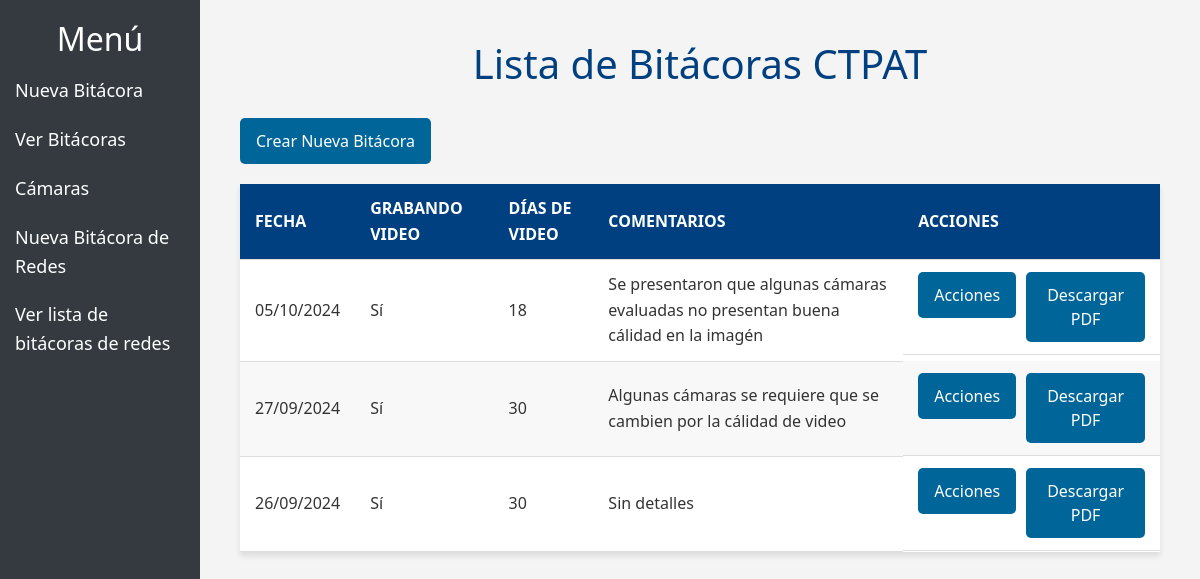
Page /index.php/bitacora/lista on the committed database.
### tables this page shows
CREATE TABLE `bitacoras` (
  `id` int(11) NOT NULL,
  `fecha` date NOT NULL,
  `grabando_video` varchar(3) DEFAULT NULL,
  `dias_video` int(11) NOT NULL,
  `almacena_dias` varchar(3) DEFAULT NULL,
  `comentario` text DEFAULT NULL,
  `created_at` timestamp NOT NULL DEFAULT current_timestamp()
);

### application/controllers/Bitacora.php (called while the page is built, shortened)
<?php
class Bitacora extends CI_Controller {
    public function __construct() {
        $this->load->model('Bitacora_model');
        $this->load->helper('url');
        $this->load->library('form_validation');
        $this->load->library('session');
        $this->load->library('pdf');
        $this->load->library('tcpdf');
    }
    public function lista(){
        $data['bitacoras'] = $this->Bitacora_model->get_all_bitacoras();
        $data['contenido'] = 'bitacora/lista';
        $this->load->view('sidebar_menu', $data);
    }
}

### index.php (called while the page is built, shortened)
<?php
require_once BASEPATH.'core/CodeIgniter.php';

### application/models/Bitacora_model.php (called while the page is built, shortened)
<?php
class Bitacora_model extends CI_Model {
    public function get_all_bitacoras() {
        $this->db->order_by('fecha', 'DESC');
        $query = $this->db->get('bitacoras');
        return $query->result_array();
    }
}
?>

### application/views/bitacora/lista.php (the view, shortened to what this page needs)
<!DOCTYPE html>
<html lang="es">
<head>
</head>
<body>
    <div class="container">
        <h1>Lista de Bitácoras CTPAT</h1>
        <a href="<?php echo site_url('bitacora/'); ?>" class="btn">Crear Nueva Bitácora</a>
        <table>
            <thead>
                <tr>
                    <th>Fecha</th>
                    <th>Grabando Video</th>
                    <th>Días de Video</th>
                    <th>Comentarios</th>
                    <th>Acciones</th>
                </tr>
            </thead>
            <tbody>
                <?php foreach ($bitacoras as $bitacora): ?>
                <tr>
                    <td data-label="Fecha"><?php echo date('d/m/Y', strtotime($bitacora['fecha'])); ?></td>
                    <td data-label="Grabando Video"><?php echo $bitacora['grabando_video'] === 'Si' ? 'Sí' : 'No'; ?></td>
                    <td data-label="Días de Video"><?php echo $bitacora['dias_video']; ?></td>
                    <td data-label="Comentarios"><?php echo htmlspecialchars($bitacora['comentario']); ?></td>
                    <td data-label="Acciones" class="action-buttons">
                        <div class="dropdown">
                            <button onclick="toggleDropdown(<?php echo $bitacora['id']; ?>)" class="btn">Acciones</button>
                        </div>
                        <a href="<?php echo site_url('bitacora/descargar_pdf/'.$bitacora['id']); ?>" class="btn">Descargar PDF</a>
                    </td>
                </tr>
                <?php endforeach; ?>
            </tbody>
        </table>
    </div>
</body>
</html>

### application/views/sidebar_menu.php (style rules this page uses)
body { display: flex; min-height: 100vh; margin: 0; font-family: Arial, sans-serif; background-color: #f8f9fa; }

### application/views/bitacora/lista.php (style rules this page uses)
:root { --primary-color: #004080; --secondary-color: #006699; --background-color: #f4f4f4; --text-color: #333; --success-color: #28a745; --error-color: #dc3545; }
body { font-family: 'Segoe UI', Tahoma, Geneva, Verdana, sans-serif; margin: 0; padding: 0px; background-color: var(--background-color); color: var(--text-color); line-height: 1.6; }
.container { max-width: 1200px; margin: 0 auto; padding: 20px; }
h1 { text-align: center; color: var(--primary-color); margin-bottom: 30px; }
.btn { display: inline-block; padding: 10px 15px; background-color: var(--secondary-color); color: white; text-decoration: none; border-radius: 5px; transition: background-color 0.3s ease; }
table { width: 100%; border-collapse: collapse; margin-top: 20px; background-color: white; box-shadow: 0 4px 6px rgba(0, 0, 0, 0.1); }
th, td { padding: 12px 15px; text-align: left; border-bottom: 1px solid #ddd; }
th { background-color: var(--primary-color); color: white; text-transform: uppercase; font-weight: bold; }
tr:nth-child(even) { background-color: #f8f8f8; }
.action-buttons { display: flex; gap: 10px; }
.dropdown { position: relative; display: inline-block; }

### rows in the picture
bitacoras: fecha "05/10/2024", grabando_video "Sí", dias_video "18", comentario "Se presentaron que algunas cámaras evaluadas no presentan buena cálidad en la imagén"
bitacoras: fecha "27/09/2024", grabando_video "Sí", dias_video "30", comentario "Algunas cámaras se requiere que se cambien por la cálidad de video"
bitacoras: fecha "26/09/2024", grabando_video "Sí", dias_video "30", comentario "Sin detalles"
